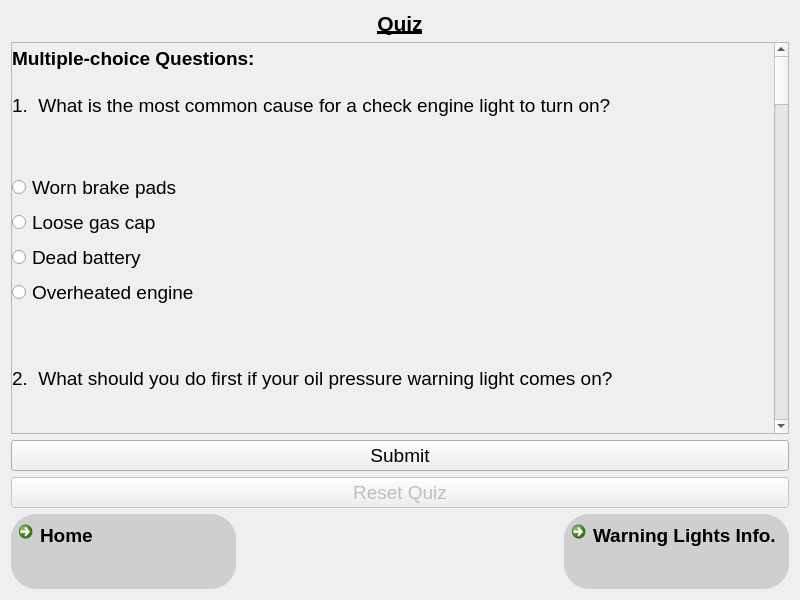
<?xml version="1.0" encoding="UTF-8"?>
<ui version="4.0">
 <class>warningLightsQuizForm</class>
 <widget class="QWidget" name="warningLightsQuizForm">
  <property name="geometry">
   <rect>
    <x>0</x>
    <y>0</y>
    <width>800</width>
    <height>600</height>
   </rect>
  </property>
  <property name="sizePolicy">
   <sizepolicy hsizetype="Expanding" vsizetype="Expanding">
    <horstretch>0</horstretch>
    <verstretch>0</verstretch>
   </sizepolicy>
  </property>
  <property name="minimumSize">
   <size>
    <width>800</width>
    <height>600</height>
   </size>
  </property>
  <property name="maximumSize">
   <size>
    <width>3840</width>
    <height>2160</height>
   </size>
  </property>
  <property name="windowTitle">
   <string>Form</string>
  </property>
  <layout class="QVBoxLayout" name="verticalLayout_2" stretch="0,1,0,0,0">
   <item>
    <widget class="QLabel" name="titleLabel">
     <property name="font">
      <font>
       <pointsize>16</pointsize>
       <bold>true</bold>
       <underline>true</underline>
      </font>
     </property>
     <property name="text">
      <string>Quiz</string>
     </property>
     <property name="alignment">
      <set>Qt::AlignmentFlag::AlignCenter</set>
     </property>
    </widget>
   </item>
   <item>
    <widget class="QScrollArea" name="scrollArea">
     <property name="verticalScrollBarPolicy">
      <enum>Qt::ScrollBarPolicy::ScrollBarAlwaysOn</enum>
     </property>
     <property name="widgetResizable">
      <bool>true</bool>
     </property>
     <widget class="QWidget" name="scrollAreaWidgetContents">
      <property name="geometry">
       <rect>
        <x>0</x>
        <y>0</y>
        <width>763</width>
        <height>3000</height>
       </rect>
      </property>
      <property name="sizePolicy">
       <sizepolicy hsizetype="Preferred" vsizetype="Preferred">
        <horstretch>0</horstretch>
        <verstretch>0</verstretch>
       </sizepolicy>
      </property>
      <property name="minimumSize">
       <size>
        <width>0</width>
        <height>3000</height>
       </size>
      </property>
      <widget class="QWidget" name="verticalLayoutWidget">
       <property name="geometry">
        <rect>
         <x>0</x>
         <y>0</y>
         <width>1045</width>
         <height>2856</height>
        </rect>
       </property>
       <layout class="QVBoxLayout" name="verticalLayout">
        <property name="sizeConstraint">
         <enum>QLayout::SizeConstraint::SetDefaultConstraint</enum>
        </property>
        <item>
         <widget class="QLabel" name="multipleChoiceLabel">
          <property name="font">
           <font>
            <pointsize>14</pointsize>
            <bold>true</bold>
           </font>
          </property>
          <property name="text">
           <string>Multiple-choice Questions:</string>
          </property>
         </widget>
        </item>
        <item>
         <widget class="QLabel" name="q1QuestionLabel">
          <property name="minimumSize">
           <size>
            <width>0</width>
            <height>50</height>
           </size>
          </property>
          <property name="maximumSize">
           <size>
            <width>16777215</width>
            <height>50</height>
           </size>
          </property>
          <property name="font">
           <font>
            <pointsize>14</pointsize>
           </font>
          </property>
          <property name="text">
           <string>1.  What is the most common cause for a check engine light to turn on?</string>
          </property>
         </widget>
        </item>
        <item>
         <widget class="QLabel" name="q1ResultLabel">
          <property name="sizePolicy">
           <sizepolicy hsizetype="Minimum" vsizetype="Minimum">
            <horstretch>0</horstretch>
            <verstretch>0</verstretch>
           </sizepolicy>
          </property>
          <property name="maximumSize">
           <size>
            <width>16777215</width>
            <height>50</height>
           </size>
          </property>
          <property name="font">
           <font>
            <pointsize>14</pointsize>
           </font>
          </property>
          <property name="styleSheet">
           <string notr="true"/>
          </property>
          <property name="text">
           <string/>
          </property>
         </widget>
        </item>
        <item>
         <widget class="QRadioButton" name="q1AnswerAButton">
          <property name="font">
           <font>
            <pointsize>14</pointsize>
           </font>
          </property>
          <property name="text">
           <string>Worn brake pads</string>
          </property>
          <attribute name="buttonGroup">
           <string notr="true">q1ButtonGroup</string>
          </attribute>
         </widget>
        </item>
        <item>
         <widget class="QRadioButton" name="q1AnswerBButton">
          <property name="font">
           <font>
            <pointsize>14</pointsize>
           </font>
          </property>
          <property name="text">
           <string>Loose gas cap</string>
          </property>
          <attribute name="buttonGroup">
           <string notr="true">q1ButtonGroup</string>
          </attribute>
         </widget>
        </item>
        <item>
         <widget class="QRadioButton" name="q1AnswerCButton">
          <property name="font">
           <font>
            <pointsize>14</pointsize>
           </font>
          </property>
          <property name="text">
           <string>Dead battery</string>
          </property>
          <attribute name="buttonGroup">
           <string notr="true">q1ButtonGroup</string>
          </attribute>
         </widget>
        </item>
        <item>
         <widget class="QRadioButton" name="q1AnswerDButton">
          <property name="font">
           <font>
            <pointsize>14</pointsize>
           </font>
          </property>
          <property name="text">
           <string>Overheated engine</string>
          </property>
          <attribute name="buttonGroup">
           <string notr="true">q1ButtonGroup</string>
          </attribute>
         </widget>
        </item>
        <item>
         <spacer name="verticalSpacer">
          <property name="orientation">
           <enum>Qt::Orientation::Vertical</enum>
          </property>
          <property name="sizeType">
           <enum>QSizePolicy::Policy::Fixed</enum>
          </property>
          <property name="sizeHint" stdset="0">
           <size>
            <width>20</width>
            <height>40</height>
           </size>
          </property>
         </spacer>
        </item>
        <item>
         <widget class="QLabel" name="q2QuestionLabel">
          <property name="minimumSize">
           <size>
            <width>0</width>
            <height>50</height>
           </size>
          </property>
          <property name="maximumSize">
           <size>
            <width>16777215</width>
            <height>50</height>
           </size>
          </property>
          <property name="font">
           <font>
            <pointsize>14</pointsize>
           </font>
          </property>
          <property name="text">
           <string>2.  What should you do first if your oil pressure warning light comes on?</string>
          </property>
         </widget>
        </item>
        <item>
         <widget class="QLabel" name="q2ResultLabel">
          <property name="maximumSize">
           <size>
            <width>16777215</width>
            <height>50</height>
           </size>
          </property>
          <property name="font">
           <font>
            <pointsize>14</pointsize>
           </font>
          </property>
          <property name="styleSheet">
           <string notr="true"/>
          </property>
          <property name="text">
           <string/>
          </property>
         </widget>
        </item>
        <item>
         <widget class="QRadioButton" name="q2AnswerAButton">
          <property name="font">
           <font>
            <pointsize>14</pointsize>
           </font>
          </property>
          <property name="text">
           <string>Stop immediately and check the oil level</string>
          </property>
          <attribute name="buttonGroup">
           <string notr="true">q2ButtonGroup</string>
          </attribute>
         </widget>
        </item>
        <item>
         <widget class="QRadioButton" name="q2AnswerBButton">
          <property name="font">
           <font>
            <pointsize>14</pointsize>
           </font>
          </property>
          <property name="text">
           <string>Replace the oil pump</string>
          </property>
          <attribute name="buttonGroup">
           <string notr="true">q2ButtonGroup</string>
          </attribute>
         </widget>
        </item>
        <item>
         <widget class="QRadioButton" name="q2AnswerCButton">
          <property name="font">
           <font>
            <pointsize>14</pointsize>
           </font>
          </property>
          <property name="text">
           <string>Drive to the nearest mechanic immediately</string>
          </property>
          <attribute name="buttonGroup">
           <string notr="true">q2ButtonGroup</string>
          </attribute>
         </widget>
        </item>
        <item>
         <widget class="QRadioButton" name="q2AnswerDButton">
          <property name="font">
           <font>
            <pointsize>14</pointsize>
           </font>
          </property>
          <property name="text">
           <string>Check the battery connections</string>
          </property>
          <attribute name="buttonGroup">
           <string notr="true">q2ButtonGroup</string>
          </attribute>
         </widget>
        </item>
        <item>
         <spacer name="verticalSpacer_2">
          <property name="orientation">
           <enum>Qt::Orientation::Vertical</enum>
          </property>
          <property name="sizeType">
           <enum>QSizePolicy::Policy::Fixed</enum>
          </property>
          <property name="sizeHint" stdset="0">
           <size>
            <width>20</width>
            <height>40</height>
           </size>
          </property>
         </spacer>
        </item>
        <item>
         <widget class="QLabel" name="q3QuestionLabel">
          <property name="minimumSize">
           <size>
            <width>0</width>
            <height>50</height>
           </size>
          </property>
          <property name="maximumSize">
           <size>
            <width>16777215</width>
            <height>50</height>
           </size>
          </property>
          <property name="font">
           <font>
            <pointsize>14</pointsize>
           </font>
          </property>
          <property name="text">
           <string>3.  Which part is likely the issue when battery warning light comes on?</string>
          </property>
         </widget>
        </item>
        <item>
         <widget class="QLabel" name="q3ResultLabel">
          <property name="font">
           <font>
            <pointsize>14</pointsize>
           </font>
          </property>
          <property name="styleSheet">
           <string notr="true"/>
          </property>
          <property name="text">
           <string/>
          </property>
         </widget>
        </item>
        <item>
         <widget class="QRadioButton" name="q3AnswerAButton">
          <property name="font">
           <font>
            <pointsize>14</pointsize>
           </font>
          </property>
          <property name="text">
           <string>Starter motor</string>
          </property>
          <attribute name="buttonGroup">
           <string notr="true">q3ButtonGroup</string>
          </attribute>
         </widget>
        </item>
        <item>
         <widget class="QRadioButton" name="q3AnswerBButton">
          <property name="font">
           <font>
            <pointsize>14</pointsize>
           </font>
          </property>
          <property name="text">
           <string>Alternator</string>
          </property>
          <attribute name="buttonGroup">
           <string notr="true">q3ButtonGroup</string>
          </attribute>
         </widget>
        </item>
        <item>
         <widget class="QRadioButton" name="q3AnswerCButton">
          <property name="font">
           <font>
            <pointsize>14</pointsize>
           </font>
          </property>
          <property name="text">
           <string>Air filter</string>
          </property>
          <attribute name="buttonGroup">
           <string notr="true">q3ButtonGroup</string>
          </attribute>
         </widget>
        </item>
        <item>
         <widget class="QRadioButton" name="q3AnswerDButton">
          <property name="font">
           <font>
            <pointsize>14</pointsize>
           </font>
          </property>
          <property name="text">
           <string>Coolant system</string>
          </property>
          <attribute name="buttonGroup">
           <string notr="true">q3ButtonGroup</string>
          </attribute>
         </widget>
        </item>
        <item>
         <spacer name="verticalSpacer_3">
          <property name="orientation">
           <enum>Qt::Orientation::Vertical</enum>
          </property>
          <property name="sizeType">
           <enum>QSizePolicy::Policy::Fixed</enum>
          </property>
          <property name="sizeHint" stdset="0">
           <size>
            <width>20</width>
            <height>40</height>
           </size>
          </property>
         </spacer>
        </item>
        <item>
         <widget class="QLabel" name="q4QuestionLabel">
          <property name="minimumSize">
           <size>
            <width>0</width>
            <height>50</height>
           </size>
          </property>
          <property name="font">
           <font>
            <pointsize>14</pointsize>
           </font>
          </property>
          <property name="text">
           <string>4.  If the brake system warning light comes on, it could indicate:</string>
          </property>
         </widget>
        </item>
        <item>
         <widget class="QLabel" name="q4ResultLabel">
          <property name="font">
           <font>
            <pointsize>14</pointsize>
           </font>
          </property>
          <property name="styleSheet">
           <string notr="true"/>
          </property>
          <property name="text">
           <string/>
          </property>
         </widget>
        </item>
        <item>
         <widget class="QRadioButton" name="q4AnswerAButton">
          <property name="font">
           <font>
            <pointsize>14</pointsize>
           </font>
          </property>
          <property name="text">
           <string>Low brake fluid</string>
          </property>
          <attribute name="buttonGroup">
           <string notr="true">q4ButtonGroup</string>
          </attribute>
         </widget>
        </item>
        <item>
         <widget class="QRadioButton" name="q4AnswerBButton">
          <property name="font">
           <font>
            <pointsize>14</pointsize>
           </font>
          </property>
          <property name="text">
           <string>Worn brake pads</string>
          </property>
          <attribute name="buttonGroup">
           <string notr="true">q4ButtonGroup</string>
          </attribute>
         </widget>
        </item>
        <item>
         <widget class="QRadioButton" name="q4AnswerCButton">
          <property name="font">
           <font>
            <pointsize>14</pointsize>
           </font>
          </property>
          <property name="text">
           <string>A faulty brake sensor</string>
          </property>
          <attribute name="buttonGroup">
           <string notr="true">q4ButtonGroup</string>
          </attribute>
         </widget>
        </item>
        <item>
         <widget class="QRadioButton" name="q4AnswerDButton">
          <property name="font">
           <font>
            <pointsize>14</pointsize>
           </font>
          </property>
          <property name="text">
           <string>All of the above</string>
          </property>
          <attribute name="buttonGroup">
           <string notr="true">q4ButtonGroup</string>
          </attribute>
         </widget>
        </item>
        <item>
         <spacer name="verticalSpacer_4">
          <property name="orientation">
           <enum>Qt::Orientation::Vertical</enum>
          </property>
          <property name="sizeType">
           <enum>QSizePolicy::Policy::Fixed</enum>
          </property>
          <property name="sizeHint" stdset="0">
           <size>
            <width>20</width>
            <height>40</height>
           </size>
          </property>
         </spacer>
        </item>
        <item>
         <widget class="QLabel" name="trueFalseLabel">
          <property name="font">
           <font>
            <pointsize>14</pointsize>
            <bold>true</bold>
           </font>
          </property>
          <property name="text">
           <string>True/False Questions:</string>
          </property>
         </widget>
        </item>
        <item>
         <widget class="QLabel" name="q5QuestionLabel">
          <property name="minimumSize">
           <size>
            <width>0</width>
            <height>50</height>
           </size>
          </property>
          <property name="font">
           <font>
            <pointsize>14</pointsize>
           </font>
          </property>
          <property name="text">
           <string>5.  You should check tire pressure and inflate your tires when the TPMS light comes on.</string>
          </property>
          <property name="wordWrap">
           <bool>true</bool>
          </property>
         </widget>
        </item>
        <item>
         <widget class="QLabel" name="q5ResultLabel">
          <property name="font">
           <font>
            <pointsize>14</pointsize>
           </font>
          </property>
          <property name="styleSheet">
           <string notr="true"/>
          </property>
          <property name="text">
           <string/>
          </property>
         </widget>
        </item>
        <item>
         <widget class="QRadioButton" name="q5AnswerTrueButton">
          <property name="font">
           <font>
            <pointsize>14</pointsize>
           </font>
          </property>
          <property name="text">
           <string>True</string>
          </property>
          <attribute name="buttonGroup">
           <string notr="true">q5ButtonGroup</string>
          </attribute>
         </widget>
        </item>
        <item>
         <widget class="QRadioButton" name="q5AnswerFalseButton">
          <property name="font">
           <font>
            <pointsize>14</pointsize>
           </font>
          </property>
          <property name="text">
           <string>False</string>
          </property>
          <attribute name="buttonGroup">
           <string notr="true">q5ButtonGroup</string>
          </attribute>
         </widget>
        </item>
        <item>
         <spacer name="verticalSpacer_5">
          <property name="orientation">
           <enum>Qt::Orientation::Vertical</enum>
          </property>
          <property name="sizeType">
           <enum>QSizePolicy::Policy::Fixed</enum>
          </property>
          <property name="sizeHint" stdset="0">
           <size>
            <width>20</width>
            <height>40</height>
           </size>
          </property>
         </spacer>
        </item>
        <item>
         <widget class="QLabel" name="q6QuestionLabel">
          <property name="sizePolicy">
           <sizepolicy hsizetype="Preferred" vsizetype="Preferred">
            <horstretch>0</horstretch>
            <verstretch>0</verstretch>
           </sizepolicy>
          </property>
          <property name="minimumSize">
           <size>
            <width>0</width>
            <height>50</height>
           </size>
          </property>
          <property name="maximumSize">
           <size>
            <width>745</width>
            <height>16777215</height>
           </size>
          </property>
          <property name="font">
           <font>
            <pointsize>14</pointsize>
           </font>
          </property>
          <property name="text">
           <string>6.  If the coolant temperature warning light comes on, you should keep driving to avoid stopping the car on the road.</string>
          </property>
          <property name="scaledContents">
           <bool>false</bool>
          </property>
          <property name="wordWrap">
           <bool>true</bool>
          </property>
         </widget>
        </item>
        <item>
         <widget class="QLabel" name="q6ResultLabel">
          <property name="font">
           <font>
            <pointsize>14</pointsize>
           </font>
          </property>
          <property name="styleSheet">
           <string notr="true"/>
          </property>
          <property name="text">
           <string/>
          </property>
         </widget>
        </item>
        <item>
         <widget class="QRadioButton" name="q6AnswerTrueButton">
          <property name="font">
           <font>
            <pointsize>14</pointsize>
           </font>
          </property>
          <property name="text">
           <string>True</string>
          </property>
          <attribute name="buttonGroup">
           <string notr="true">q6ButtonGroup</string>
          </attribute>
         </widget>
        </item>
        <item>
         <widget class="QRadioButton" name="q6AnswerFalseButton">
          <property name="font">
           <font>
            <pointsize>14</pointsize>
           </font>
          </property>
          <property name="text">
           <string>False</string>
          </property>
          <attribute name="buttonGroup">
           <string notr="true">q6ButtonGroup</string>
          </attribute>
         </widget>
        </item>
        <item>
         <spacer name="verticalSpacer_6">
          <property name="orientation">
           <enum>Qt::Orientation::Vertical</enum>
          </property>
          <property name="sizeType">
           <enum>QSizePolicy::Policy::Fixed</enum>
          </property>
          <property name="sizeHint" stdset="0">
           <size>
            <width>20</width>
            <height>40</height>
           </size>
          </property>
         </spacer>
        </item>
        <item>
         <widget class="QLabel" name="q7QuestionLabel">
          <property name="minimumSize">
           <size>
            <width>0</width>
            <height>50</height>
           </size>
          </property>
          <property name="maximumSize">
           <size>
            <width>745</width>
            <height>16777215</height>
           </size>
          </property>
          <property name="font">
           <font>
            <pointsize>14</pointsize>
           </font>
          </property>
          <property name="text">
           <string>7.  The ABS warning light indicates an issue with the anti-lock braking system, but your regular brakes should still work.</string>
          </property>
          <property name="wordWrap">
           <bool>true</bool>
          </property>
         </widget>
        </item>
        <item>
         <widget class="QLabel" name="q7ResultLabel">
          <property name="font">
           <font>
            <pointsize>14</pointsize>
           </font>
          </property>
          <property name="styleSheet">
           <string notr="true"/>
          </property>
          <property name="text">
           <string/>
          </property>
         </widget>
        </item>
        <item>
         <widget class="QRadioButton" name="q7AnswerTrueButton">
          <property name="font">
           <font>
            <pointsize>14</pointsize>
           </font>
          </property>
          <property name="text">
           <string>True</string>
          </property>
          <attribute name="buttonGroup">
           <string notr="true">q7ButtonGroup</string>
          </attribute>
         </widget>
        </item>
        <item>
         <widget class="QRadioButton" name="q7AnswerFalseButton">
          <property name="font">
           <font>
            <pointsize>14</pointsize>
            <bold>false</bold>
           </font>
          </property>
          <property name="text">
           <string>False</string>
          </property>
          <attribute name="buttonGroup">
           <string notr="true">q7ButtonGroup</string>
          </attribute>
         </widget>
        </item>
        <item>
         <spacer name="verticalSpacer_7">
          <property name="orientation">
           <enum>Qt::Orientation::Vertical</enum>
          </property>
          <property name="sizeType">
           <enum>QSizePolicy::Policy::Fixed</enum>
          </property>
          <property name="sizeHint" stdset="0">
           <size>
            <width>20</width>
            <height>40</height>
           </size>
          </property>
         </spacer>
        </item>
        <item>
         <widget class="QLabel" name="fillInTheBlankLabel">
          <property name="font">
           <font>
            <pointsize>14</pointsize>
            <bold>true</bold>
           </font>
          </property>
          <property name="text">
           <string>Fill-in-the-blank Questions:</string>
          </property>
         </widget>
        </item>
        <item>
         <widget class="QLabel" name="q8QuestionLabel">
          <property name="minimumSize">
           <size>
            <width>745</width>
            <height>50</height>
           </size>
          </property>
          <property name="maximumSize">
           <size>
            <width>745</width>
            <height>16777215</height>
           </size>
          </property>
          <property name="font">
           <font>
            <pointsize>14</pointsize>
           </font>
          </property>
          <property name="text">
           <string>8.  The ______________ warning light usually indicates the engine is overheating and needs immediate attention.</string>
          </property>
          <property name="wordWrap">
           <bool>true</bool>
          </property>
         </widget>
        </item>
        <item>
         <widget class="QLabel" name="q8ResultLabel">
          <property name="font">
           <font>
            <pointsize>14</pointsize>
           </font>
          </property>
          <property name="styleSheet">
           <string notr="true"/>
          </property>
          <property name="text">
           <string/>
          </property>
         </widget>
        </item>
        <item>
         <widget class="QLineEdit" name="q8AnswerLine">
          <property name="font">
           <font>
            <pointsize>14</pointsize>
            <italic>true</italic>
           </font>
          </property>
          <property name="placeholderText">
           <string>&lt;Answer&gt;</string>
          </property>
         </widget>
        </item>
        <item>
         <spacer name="verticalSpacer_8">
          <property name="orientation">
           <enum>Qt::Orientation::Vertical</enum>
          </property>
          <property name="sizeType">
           <enum>QSizePolicy::Policy::Fixed</enum>
          </property>
          <property name="sizeHint" stdset="0">
           <size>
            <width>20</width>
            <height>40</height>
           </size>
          </property>
         </spacer>
        </item>
        <item>
         <widget class="QLabel" name="q9QuestionLabel">
          <property name="minimumSize">
           <size>
            <width>0</width>
            <height>50</height>
           </size>
          </property>
          <property name="maximumSize">
           <size>
            <width>745</width>
            <height>16777215</height>
           </size>
          </property>
          <property name="font">
           <font>
            <pointsize>14</pointsize>
           </font>
          </property>
          <property name="text">
           <string>9.  The _______________ warning light comes on when the battery is not charging properly, often due to an alternator issue.</string>
          </property>
          <property name="wordWrap">
           <bool>true</bool>
          </property>
         </widget>
        </item>
        <item>
         <widget class="QLabel" name="q9ResultLabel">
          <property name="font">
           <font>
            <pointsize>14</pointsize>
           </font>
          </property>
          <property name="styleSheet">
           <string notr="true"/>
          </property>
          <property name="text">
           <string/>
          </property>
         </widget>
        </item>
        <item>
         <widget class="QLineEdit" name="q9AnswerLine">
          <property name="font">
           <font>
            <pointsize>14</pointsize>
            <italic>true</italic>
           </font>
          </property>
          <property name="placeholderText">
           <string>&lt;Answer&gt;</string>
          </property>
         </widget>
        </item>
        <item>
         <spacer name="verticalSpacer_9">
          <property name="orientation">
           <enum>Qt::Orientation::Vertical</enum>
          </property>
          <property name="sizeType">
           <enum>QSizePolicy::Policy::Fixed</enum>
          </property>
          <property name="sizeHint" stdset="0">
           <size>
            <width>20</width>
            <height>40</height>
           </size>
          </property>
         </spacer>
        </item>
        <item>
         <widget class="QLabel" name="q10QuestionLabel">
          <property name="minimumSize">
           <size>
            <width>0</width>
            <height>50</height>
           </size>
          </property>
          <property name="maximumSize">
           <size>
            <width>745</width>
            <height>16777215</height>
           </size>
          </property>
          <property name="font">
           <font>
            <pointsize>14</pointsize>
           </font>
          </property>
          <property name="text">
           <string>10.  If the ___________ light stays on after fastening your seatbelt, the sensor may be faulty.</string>
          </property>
          <property name="wordWrap">
           <bool>true</bool>
          </property>
         </widget>
        </item>
        <item>
         <widget class="QLabel" name="q10ResultLabel">
          <property name="font">
           <font>
            <pointsize>14</pointsize>
           </font>
          </property>
          <property name="styleSheet">
           <string notr="true"/>
          </property>
          <property name="text">
           <string/>
          </property>
         </widget>
        </item>
        <item>
         <widget class="QLineEdit" name="q10AnswerLine">
          <property name="font">
           <font>
            <pointsize>14</pointsize>
            <italic>true</italic>
           </font>
          </property>
          <property name="placeholderText">
           <string>&lt;Answer&gt;</string>
          </property>
         </widget>
        </item>
        <item>
         <spacer name="verticalSpacer_10">
          <property name="orientation">
           <enum>Qt::Orientation::Vertical</enum>
          </property>
          <property name="sizeType">
           <enum>QSizePolicy::Policy::Fixed</enum>
          </property>
          <property name="sizeHint" stdset="0">
           <size>
            <width>20</width>
            <height>40</height>
           </size>
          </property>
         </spacer>
        </item>
        <item>
         <widget class="QLabel" name="scenarioLabel">
          <property name="font">
           <font>
            <pointsize>14</pointsize>
            <bold>true</bold>
           </font>
          </property>
          <property name="text">
           <string>Scenario-Based Questions:</string>
          </property>
         </widget>
        </item>
        <item>
         <widget class="QLabel" name="q11QuestionLabel">
          <property name="minimumSize">
           <size>
            <width>0</width>
            <height>50</height>
           </size>
          </property>
          <property name="maximumSize">
           <size>
            <width>745</width>
            <height>16777215</height>
           </size>
          </property>
          <property name="font">
           <font>
            <pointsize>14</pointsize>
           </font>
          </property>
          <property name="text">
           <string>11.  If the &quot;check engine&quot; light comes on after refueling, what is the first thing you should check?</string>
          </property>
          <property name="wordWrap">
           <bool>true</bool>
          </property>
         </widget>
        </item>
        <item>
         <widget class="QLabel" name="q11ResultLabel">
          <property name="font">
           <font>
            <pointsize>14</pointsize>
           </font>
          </property>
          <property name="styleSheet">
           <string notr="true"/>
          </property>
          <property name="text">
           <string/>
          </property>
         </widget>
        </item>
        <item>
         <widget class="QRadioButton" name="q11AnswerAButton">
          <property name="font">
           <font>
            <pointsize>14</pointsize>
           </font>
          </property>
          <property name="text">
           <string>The oil filter</string>
          </property>
          <attribute name="buttonGroup">
           <string notr="true">q11ButtonGroup</string>
          </attribute>
         </widget>
        </item>
        <item>
         <widget class="QRadioButton" name="q11AnswerBButton">
          <property name="font">
           <font>
            <pointsize>14</pointsize>
           </font>
          </property>
          <property name="text">
           <string>The fuel cap</string>
          </property>
          <attribute name="buttonGroup">
           <string notr="true">q11ButtonGroup</string>
          </attribute>
         </widget>
        </item>
        <item>
         <widget class="QRadioButton" name="q11AnswerCButton">
          <property name="font">
           <font>
            <pointsize>14</pointsize>
           </font>
          </property>
          <property name="text">
           <string>The air filter</string>
          </property>
          <attribute name="buttonGroup">
           <string notr="true">q11ButtonGroup</string>
          </attribute>
         </widget>
        </item>
        <item>
         <widget class="QRadioButton" name="q11AnswerDButton">
          <property name="font">
           <font>
            <pointsize>14</pointsize>
           </font>
          </property>
          <property name="text">
           <string>The brake fluid level</string>
          </property>
          <attribute name="buttonGroup">
           <string notr="true">q11ButtonGroup</string>
          </attribute>
         </widget>
        </item>
        <item>
         <spacer name="verticalSpacer_11">
          <property name="orientation">
           <enum>Qt::Orientation::Vertical</enum>
          </property>
          <property name="sizeType">
           <enum>QSizePolicy::Policy::Fixed</enum>
          </property>
          <property name="sizeHint" stdset="0">
           <size>
            <width>20</width>
            <height>40</height>
           </size>
          </property>
         </spacer>
        </item>
        <item>
         <widget class="QLabel" name="q12QuestionLabel">
          <property name="maximumSize">
           <size>
            <width>745</width>
            <height>16777215</height>
           </size>
          </property>
          <property name="font">
           <font>
            <pointsize>14</pointsize>
           </font>
          </property>
          <property name="text">
           <string>12.  You see the tire pressure warning light but all the tires look fine. What should you do next?</string>
          </property>
          <property name="wordWrap">
           <bool>true</bool>
          </property>
         </widget>
        </item>
        <item>
         <widget class="QLabel" name="q12ResultLabel">
          <property name="font">
           <font>
            <pointsize>14</pointsize>
           </font>
          </property>
          <property name="styleSheet">
           <string notr="true"/>
          </property>
          <property name="text">
           <string/>
          </property>
         </widget>
        </item>
        <item>
         <widget class="QRadioButton" name="q12AnswerAButton">
          <property name="font">
           <font>
            <pointsize>14</pointsize>
           </font>
          </property>
          <property name="text">
           <string>Replace the tires</string>
          </property>
          <attribute name="buttonGroup">
           <string notr="true">q12ButtonGroup</string>
          </attribute>
         </widget>
        </item>
        <item>
         <widget class="QRadioButton" name="q12AnswerBButton">
          <property name="font">
           <font>
            <pointsize>14</pointsize>
           </font>
          </property>
          <property name="text">
           <string>Ignore it; it will turn off on its own</string>
          </property>
          <attribute name="buttonGroup">
           <string notr="true">q12ButtonGroup</string>
          </attribute>
         </widget>
        </item>
        <item>
         <widget class="QRadioButton" name="q12AnswerCButton">
          <property name="font">
           <font>
            <pointsize>14</pointsize>
           </font>
          </property>
          <property name="text">
           <string>Use a tire pressure gauge to confirm each tire's pressure is correct</string>
          </property>
          <attribute name="buttonGroup">
           <string notr="true">q12ButtonGroup</string>
          </attribute>
         </widget>
        </item>
        <item>
         <widget class="QRadioButton" name="q12AnswerDButton">
          <property name="font">
           <font>
            <pointsize>14</pointsize>
           </font>
          </property>
          <property name="text">
           <string>Drive faster and swerve sharply to warm up the tires</string>
          </property>
          <attribute name="buttonGroup">
           <string notr="true">q12ButtonGroup</string>
          </attribute>
         </widget>
        </item>
       </layout>
      </widget>
     </widget>
    </widget>
   </item>
   <item>
    <widget class="QPushButton" name="submitButton">
     <property name="font">
      <font>
       <pointsize>14</pointsize>
      </font>
     </property>
     <property name="text">
      <string>Submit</string>
     </property>
    </widget>
   </item>
   <item>
    <widget class="QPushButton" name="resetButton">
     <property name="enabled">
      <bool>false</bool>
     </property>
     <property name="font">
      <font>
       <pointsize>14</pointsize>
      </font>
     </property>
     <property name="text">
      <string>Reset Quiz</string>
     </property>
    </widget>
   </item>
   <item>
    <layout class="QHBoxLayout" name="horizontalLayout">
     <item>
      <widget class="QCommandLinkButton" name="tableOfContentsButton">
       <property name="sizePolicy">
        <sizepolicy hsizetype="Fixed" vsizetype="Fixed">
         <horstretch>0</horstretch>
         <verstretch>0</verstretch>
        </sizepolicy>
       </property>
       <property name="minimumSize">
        <size>
         <width>225</width>
         <height>75</height>
        </size>
       </property>
       <property name="maximumSize">
        <size>
         <width>225</width>
         <height>75</height>
        </size>
       </property>
       <property name="font">
        <font>
         <family>Segoe UI</family>
         <pointsize>14</pointsize>
        </font>
       </property>
       <property name="styleSheet">
        <string notr="true">background-color: rgb(207, 207, 207);
border-radius: 25%;</string>
       </property>
       <property name="text">
        <string>Home</string>
       </property>
       <property name="icon">
        <iconset theme="QIcon::ThemeIcon::GoHome"/>
       </property>
      </widget>
     </item>
     <item>
      <spacer name="horizontalSpacer">
       <property name="orientation">
        <enum>Qt::Orientation::Horizontal</enum>
       </property>
       <property name="sizeHint" stdset="0">
        <size>
         <width>40</width>
         <height>20</height>
        </size>
       </property>
      </spacer>
     </item>
     <item>
      <widget class="QCommandLinkButton" name="warningLightsInfoButton">
       <property name="sizePolicy">
        <sizepolicy hsizetype="Fixed" vsizetype="Fixed">
         <horstretch>0</horstretch>
         <verstretch>0</verstretch>
        </sizepolicy>
       </property>
       <property name="minimumSize">
        <size>
         <width>225</width>
         <height>75</height>
        </size>
       </property>
       <property name="maximumSize">
        <size>
         <width>225</width>
         <height>75</height>
        </size>
       </property>
       <property name="font">
        <font>
         <family>Segoe UI</family>
         <pointsize>14</pointsize>
        </font>
       </property>
       <property name="styleSheet">
        <string notr="true">background-color: rgb(207, 207, 207);
border-radius: 25%;</string>
       </property>
       <property name="text">
        <string>Warning Lights Info.</string>
       </property>
       <property name="icon">
        <iconset theme="QIcon::ThemeIcon::GoPrevious"/>
       </property>
      </widget>
     </item>
    </layout>
   </item>
  </layout>
 </widget>
 <resources/>
 <connections/>
 <buttongroups>
  <buttongroup name="q11ButtonGroup"/>
  <buttongroup name="q7ButtonGroup"/>
  <buttongroup name="q5ButtonGroup"/>
  <buttongroup name="q1ButtonGroup"/>
  <buttongroup name="q3ButtonGroup"/>
  <buttongroup name="q12ButtonGroup"/>
  <buttongroup name="q6ButtonGroup"/>
  <buttongroup name="q2ButtonGroup"/>
  <buttongroup name="q4ButtonGroup"/>
 </buttongroups>
</ui>
